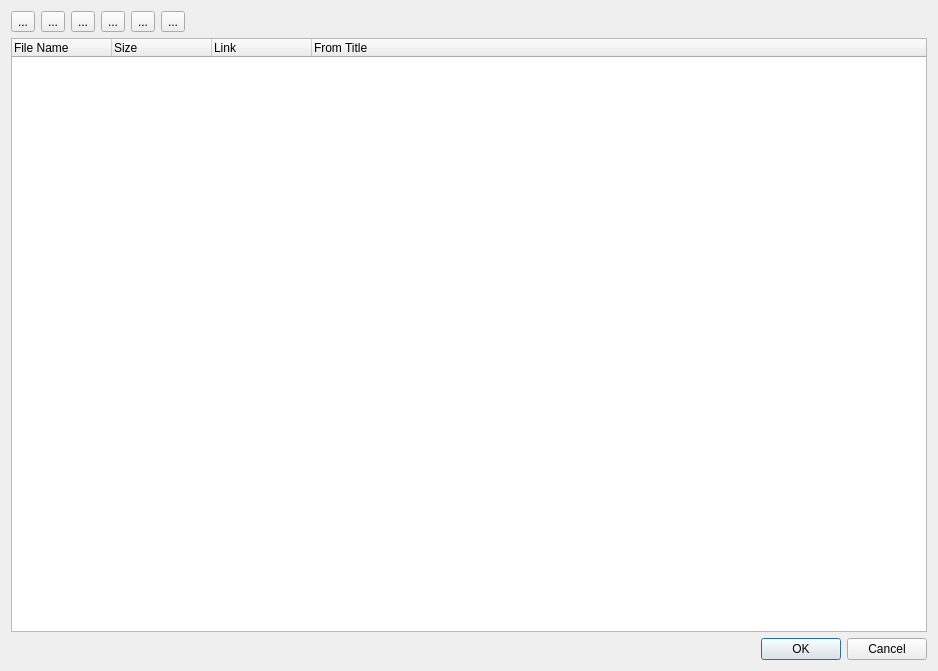
<ui version="4.0" >
 <class>Dialog</class>
 <widget class="QDialog" name="Dialog" >
  <property name="geometry" >
   <rect>
    <x>0</x>
    <y>0</y>
    <width>938</width>
    <height>671</height>
   </rect>
  </property>
  <property name="windowTitle" >
   <string>Dialog</string>
  </property>
  <layout class="QVBoxLayout" name="verticalLayout" >
   <item>
    <layout class="QHBoxLayout" name="horizontalLayout" >
     <item>
      <widget class="QToolButton" name="toolButton" >
       <property name="text" >
        <string>...</string>
       </property>
      </widget>
     </item>
     <item>
      <widget class="QToolButton" name="toolButton_2" >
       <property name="text" >
        <string>...</string>
       </property>
      </widget>
     </item>
     <item>
      <widget class="QToolButton" name="toolButton_3" >
       <property name="text" >
        <string>...</string>
       </property>
      </widget>
     </item>
     <item>
      <widget class="QToolButton" name="toolButton_4" >
       <property name="text" >
        <string>...</string>
       </property>
      </widget>
     </item>
     <item>
      <widget class="QToolButton" name="toolButton_5" >
       <property name="text" >
        <string>...</string>
       </property>
      </widget>
     </item>
     <item>
      <widget class="QToolButton" name="toolButton_6" >
       <property name="text" >
        <string>...</string>
       </property>
      </widget>
     </item>
     <item>
      <spacer name="horizontalSpacer" >
       <property name="orientation" >
        <enum>Qt::Horizontal</enum>
       </property>
       <property name="sizeHint" stdset="0" >
        <size>
         <width>40</width>
         <height>20</height>
        </size>
       </property>
      </spacer>
     </item>
    </layout>
   </item>
   <item>
    <widget class="QTreeWidget" name="treeWidget" >
     <column>
      <property name="text" >
       <string>File Name</string>
      </property>
     </column>
     <column>
      <property name="text" >
       <string>Size</string>
      </property>
     </column>
     <column>
      <property name="text" >
       <string>Link</string>
      </property>
     </column>
     <column>
      <property name="text" >
       <string>From Title</string>
      </property>
     </column>
    </widget>
   </item>
   <item>
    <widget class="QDialogButtonBox" name="buttonBox" >
     <property name="orientation" >
      <enum>Qt::Horizontal</enum>
     </property>
     <property name="standardButtons" >
      <set>QDialogButtonBox::Cancel|QDialogButtonBox::Ok</set>
     </property>
    </widget>
   </item>
  </layout>
 </widget>
 <resources/>
 <connections>
  <connection>
   <sender>buttonBox</sender>
   <signal>accepted()</signal>
   <receiver>Dialog</receiver>
   <slot>accept()</slot>
   <hints>
    <hint type="sourcelabel" >
     <x>248</x>
     <y>254</y>
    </hint>
    <hint type="destinationlabel" >
     <x>157</x>
     <y>274</y>
    </hint>
   </hints>
  </connection>
  <connection>
   <sender>buttonBox</sender>
   <signal>rejected()</signal>
   <receiver>Dialog</receiver>
   <slot>reject()</slot>
   <hints>
    <hint type="sourcelabel" >
     <x>316</x>
     <y>260</y>
    </hint>
    <hint type="destinationlabel" >
     <x>286</x>
     <y>274</y>
    </hint>
   </hints>
  </connection>
 </connections>
</ui>
